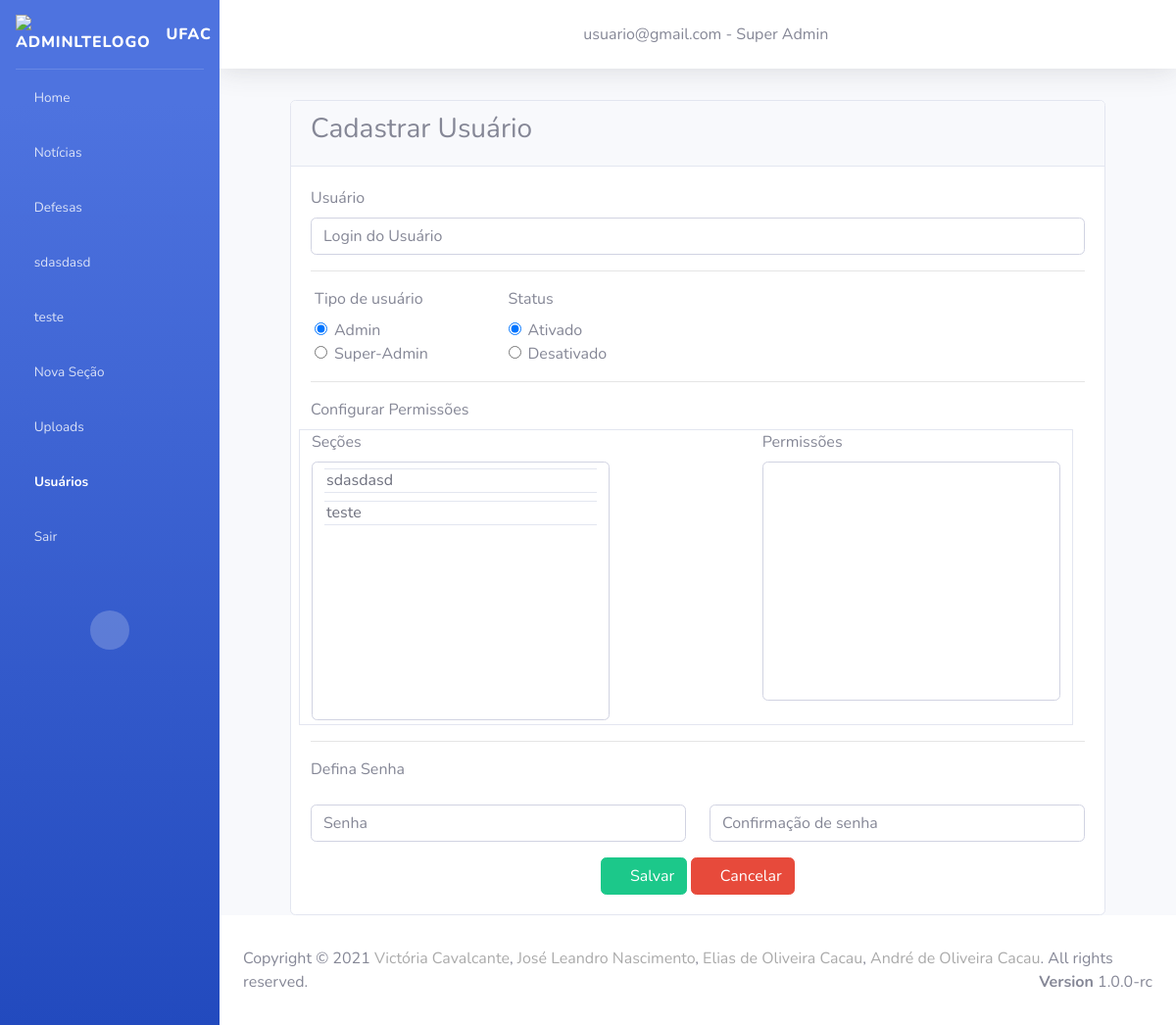
Page /cadastro_usuario/ (signed in) on the earlier database version.
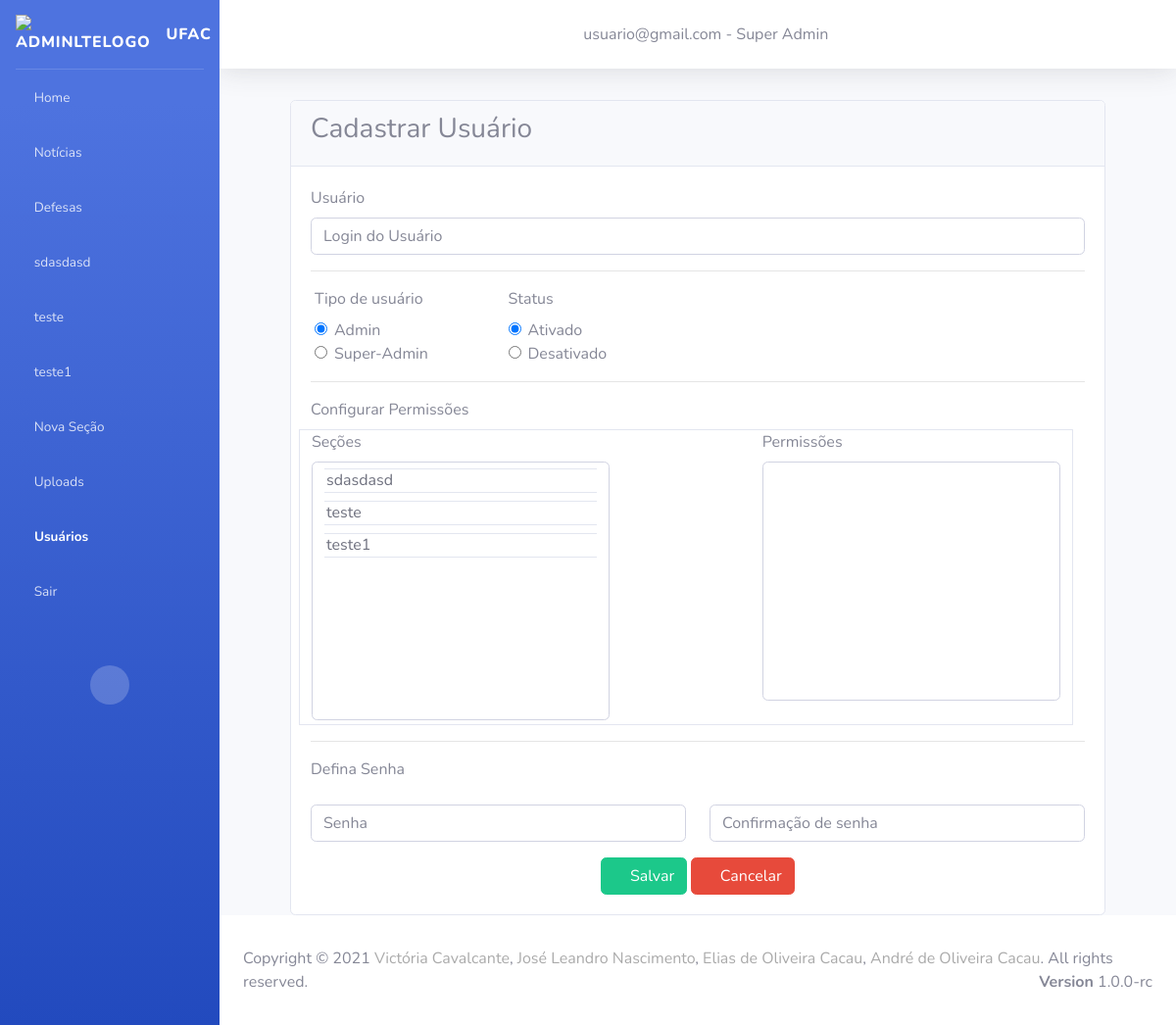
Same page on the later database version.
### secao/models.py (models this page shows)
class Secao(models.Model):
    titulo = models.CharField(
        unique=True,
        max_length= 200,
        null = False,
        blank = False
    )
    icon = models.CharField(
        max_length= 100,
        null = False,
        blank = False
    )
    usuario = models.ForeignKey(
        Usuario,
        on_delete=models.SET_NULL,
        null = True
    )
    ordem = models.IntegerField()
    ativada = models.BooleanField(
        default=True,
    )
    data_criacao = models.DateTimeField(auto_now=True)
    usuarios = models.ManyToManyField(Usuario,related_name="+")

### usuario/models.py (models this page shows)
class Usuario(models.Model):
    usuario = models.CharField(
        max_length = 100,
        null = False,
        blank = False
    )
    senha = models.CharField(
        max_length = 10,
        null = False,
        blank = False
    )
    permissao = models.IntegerField(
        null = False,
        blank = False
    )
    ativado = models.BooleanField(
        null = False,
        blank = False,
        default = True
    )
    data_cadastro = models.DateField(
        auto_now = True
    )

### usuario/views.py (the view)
# urls.py: path("cadastro_usuario/", cadastro),
def cadastro(request):
    secoes = Secao.objects.all().order_by('ordem')
    subsecoes = Subsecao.objects.all().order_by('ordem')
    try:
        usuario_logado = Usuario.objects.get(id=request.session.get('id_usuario'))
    except :
        messages.add_message(request,messages.WARNING,"Usuário não está autenticado")
        return redirect("/home/")
    return render(request, "usuario/cadastro.html", {'secoes': secoes,'usuario_logado':usuario_logado,'subsecoes':subsecoes})

### usuario/templates/usuario/cadastro.html (shortened to what this page needs)
{% extends 'base.html' %} {% load static %} {% block menu-usuario %}
<li class="nav-item active">
    <a class="nav-link" href="/usuario/">
        <i class="fas fa-user-cog"></i>
        <span translate="no">Usuários</span>
    </a>
</li>
{% endblock %} {% block conteudo %}
<div class="content-wrapper">
    <section class="content">
        <div class="container">
            <div class="card">
                <div class="card-header">
                    <h3>Cadastrar Usuário</h3>
                </div>
                <div class="card-body">
                    <form action="/criar_usuario/" method="POST" class="form1">
                        <label>Usuário</label>
                        <input type="text" placeholder="Login do Usuário" name="usuario" class="form-control usuario">
                        <hr>
                        <div class="row w-50">
                            <div class="col pl-3">
                                <label>Tipo de usuário</label>
                                <div class="form-check">
                                    <label class="form-check-label">
                                        <input type="radio" name="tipo_usuario" value="1" class="form-check-input" checked>Admin
                                    </label>
                                </div>
                                <div class="form-check">
                                    <label class="form-check-label">
                                        <input type="radio" name="tipo_usuario" value="2" class="form-check-input"> Super-Admin
                                    </label>
                                </div>
                            </div>
                            <div class="col pl-3">
                                <label>Status</label>
                                <div class="form-check">
                                    <label class="form-check-label">
                                        <input type="radio" name="status" value="1" class="form-check-input" checked>Ativado
                                    </label>
                                </div>
                                <div class="form-check">
                                    <label class="form-check-label">
                                        <input type="radio" name="status" value="0" class="form-check-input"> Desativado
                                    </label>
                                </div>
                            </div>
                        </div>
                        <hr>
                        <label>Configurar Permissões</label>
                        <div class="row border pb-1 w-100">
                            <div class="col-5">
                                <label>Seções</label>
                                <select id="caixa-secoes" class="form-control w-100" size="10" multiple>
                                    {% for secao in secoes %}
                                        <option class="border mb-2 border-left-0 border-right-0" value="{{secao.id}}">{{secao.titulo}}</option>
                                    {% endfor %}
                                </select>
                            </div>
                            <div class="col-2 campo-btn">
                                <div class="are-btn-add">
                                    <a href="" title="Adicionar permissão" class="btn-add"><i class="fas fa-plus-circle label-btn btn1 text-success"></i></a>
                                </div>
                                <div class="are-btn-remove">
                                    <a href="" title="Remover permissão" class="btn-remove"><i class="fas fa-times-circle label-btn btn2 text-danger"></i></a>
                                </div>
                            </div>
                            <div class="col-5">
                                <label>Permissões</label>
                                <select id="caixa-permissoes" name="secoes" class="form-control w-100" size="10" multiple>
                                </select>
                            </div>
                        </div>
                        <hr>
                        <label>Defina Senha</label>
                        <div class="row mt-3 mb-3">
                            <div class="col">
                                <input type="password" name="senha1" class="form-control senha1" placeholder="Senha" required>
                            </div>
                            <div class="col">
                                <input type="password" name="senha2" class="form-control senha2" placeholder="Confirmação de senha" required>
                            </div>
                        </div>
                        <div class="text-center">
                            <button class="btn btn-success btn-salvar1">
                                <i class="nav-icon fas fa-save"></i>
                                Salvar
                            </button>
                            <a href="/usuario/" class="btn btn-danger">
                                <i class="fas fa-ban"></i> Cancelar
                            </a>
                        </div>
                    </form>
                </div>
            </div>
        </div>
    </section>
</div>
{% endblock %}

### home/templates/base.html (shortened to what this page needs)
{% load static %} {% load auxiliares %}
<!DOCTYPE html>
<html lang="pt-BR">
<head>
    <link href="{% static 'vendor/fontawesome-free/css/all.min.css' %}" rel="stylesheet" type="text/css">
    <link href="{% static 'css/sb-admin-2.min.css' %}" rel="stylesheet">
    <link rel="stylesheet" href="{% static 'css/style-admin.css' %}">
    <link rel="stylesheet" href="{% static 'css/style-home.css' %}">
    <link rel="stylesheet" href="{% static 'css/style-contrele-permicoes.css' %}">
</head>
<body id="page-top">
    <div id="wrapper">
        <ul class="navbar-nav bg-gradient-primary sidebar sidebar-dark accordion" id="accordionSidebar">
            <a class="sidebar-brand d-flex align-items-center justify-content-flex-start" href="/">
                <div class="sidebar-brand-icon">
                    <img class="animation__shake" src="{% static '/img/ufac-logo.png' %}" alt="AdminLTELogo" height="auto" width="45">
                </div>
                <div class="sidebar-brand-text mx-3">UFAC</div>
            </a>
            <hr class="sidebar-divider my-0"> {% block menu-home %}
            <li class="nav-item">
                <a href="/home/" class="nav-link">
                    <i class="fas fa-home"></i>
                    <span translate="no">Home</span>
                </a>
            </li>
            {% endblock %} {% block menu-noticia %}
            <li class="nav-item">
                <a href="/noticias/" class="nav-link">
                    <i class="fas fa-newspaper"></i>
                    <span translate="no">Notícias</span>
                </a>
            </li>
            {% endblock %} {% block menu-defesa %}
            <li class="nav-item">
                <a href="/defesa/" class="nav-link">
                    <i class="fas fa-user-graduate"></i>
                    <span translate="no">Defesas</span>
                </a>
            </li>
            {% endblock %} {% for secao in secoes %}
            <li class="nav-item">
                <a class="nav-link collapsed" href="#" data-toggle="collapse" data-target="#collapse{{secao.id}}" aria-expanded="true" aria-controls="collapseTwo">
                    <i class="{{ secao.icon }}"></i>
                    <span>{{secao.titulo}}</span>
                </a>
            </li>
            {% endfor %} {% block menu-secao-add %}
            <li class="nav-item">
                <a href="/addSecao/" class="nav-link">
                    <i class="fas fa-plus-circle"></i>
                    <span translate="no">Nova Seção</span>
                </a>
            </li>
            {% endblock %} {% block menu-upload %}
            <li class="nav-item">
                <a href="/upload" class="nav-link">
                    <i class="fas fa-upload"></i>
                    <span translate="no">Uploads</span>
                </a>
            </li>
            {% endblock %} {% block menu-usuario %}{% endblock %}
            <li class="nav-item mb-5">
                <a href="" class="nav-link" data-toggle="modal" data-target="#sair">
                    <i class="nav-icon fas fa-reply"></i>
                    <span translate="no">Sair</span>
                </a>
            </li>
            <div class="text-center d-none d-md-inline">
                <button class="rounded-circle border-0" id="sidebarToggle"></button>
            </div>
        </ul>
        <div id="content-wrapper" class="d-flex flex-column">
            <div id="content">
                <nav class="navbar navbar-expand navbar-light bg-white topbar mb-4 static-top shadow">
                    <div class="text-center w-100">
                        <i class="fas fa-user-circle"></i> {{usuario_logado.usuario }} - Super Admin
                    </div>
                </nav>
                <div class="container-fluid">
                    <div class="container">
                         {% block conteudo %} {% endblock %}
                    </div>
                </div>
            </div>
            <footer class="sticky-footer bg-white">
                <div class="container">
                    Copyright &copy; 2021 <a href="https://github.com/VictoriaCavalcante" target="_blank" style="color: #aaa">Victória Cavalcante</a>,
                    <a href="https://github.com/JoseLeandroNascimento" target="_blank" style="color: #aaa">José Leandro
                        Nascimento</a>,
                    <a href="https://github.com/EliasCacau" target="_blank" style="color: #aaa">Elias de Oliveira
                        Cacau</a>,
                    <a href="https://github.com/AndreCacau" target="_blank" style="color: #aaa">André de Oliveira
                        Cacau</a>. All rights reserved.
                    <div class="float-right d-none d-sm-inline-block">
                        <b>Version</b> 1.0.0-rc
                    </div>
                </div>
            </footer>
        </div>
    </div>
</body>
</html>

### home/static/css/css/style-contrele-permicoes.css (style rules this page uses)
.campo-btn { display: flex; flex-direction: column; justify-content: center; align-items: center; }
.label-btn { font-size: 30px; }
.are-btn-add { display: flex; justify-content: center; align-items: center; height: 50px; width: 50px; }
.are-btn-remove { display: flex; justify-content: center; align-items: center; height: 50px; width: 50px; }
.btn-add { text-decoration: none; }

Differences in the rows shown:
added Secao: titulo "teste1", {{ secao.id }} 27 (drawn)
Other differences:
form field value: "sdasdasd / teste" → "sdasdasd / teste / teste1"
